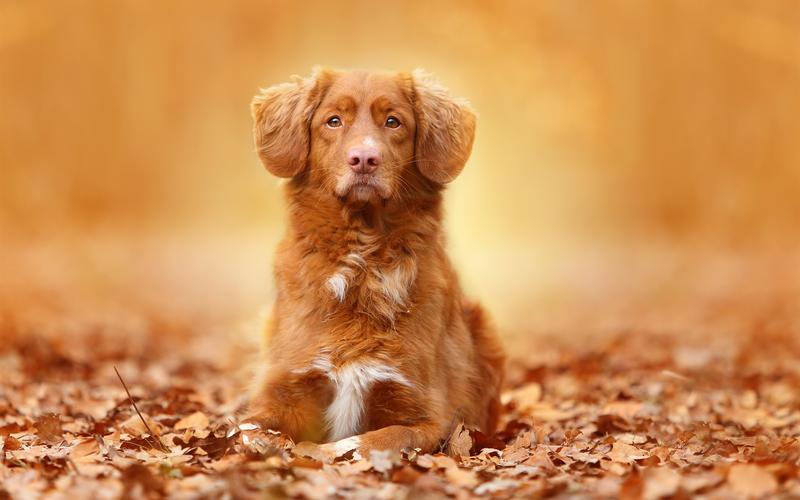
#> input picture machine_visionPro/dog2.jpeg, 800 x 500 px
$ python HSVColorsplit.py
#> lines starting #> are read from the running program, lines starting #| are printed output that depends on the picture; after the words box and inside, x2 and y2 are one past the last pixel; in counts of white or black regions, pixels touching at a corner belong together
"""
在HSV模型中, 颜色是由色度(Hue), 饱和度(Saturation), 明度(Value)共同组成。
色度(Hue)使用角度度量的, 范围是从0°到360°(逆时针旋转), 比如0°代表红色, 120°代表绿色, 240°代表蓝色
饱和度(Saturation)表示颜色接近光谱色的程度。一种颜色，可以看成是某种光谱色与白色混合的结果。
其中光谱色所占的比例愈大, 颜色接近光谱色的程度就愈高, 颜色的饱和度也就愈高。其范围是0%到100%。
明度(Value)颜色明亮的程度, 对于光源色, 明度值与发光体的光亮度有关。其范围是0(暗)到1(明)。
inRange(src, lowerb, upperb[, dst]) -> dst
src 表示输入图像; lowerb 表示H、S、V的最小值; upperb 表示H、S、V的最大值
dst 表示输出图像, 与输入图像有相同的尺寸且为CV_8U类
"""
import cv2
import matplotlib.pyplot as plt
import numpy as np

img = cv2.imread("dog2.jpeg")
#> img is the input picture: shape (500, 800, 3); mean B, G, R 81.2, 141.1, 205.7
Hsv_img = cv2.cvtColor(img, cv2.COLOR_BGR2HSV)
#> Hsv_img: shape (500, 800, 3); mean H, S, V 14.3, 158.6, 205.7
lowerb = np.array([11, 43, 46])
upperb = np.array([25, 255, 255])
split_img = cv2.inRange(Hsv_img, lowerb, upperb)
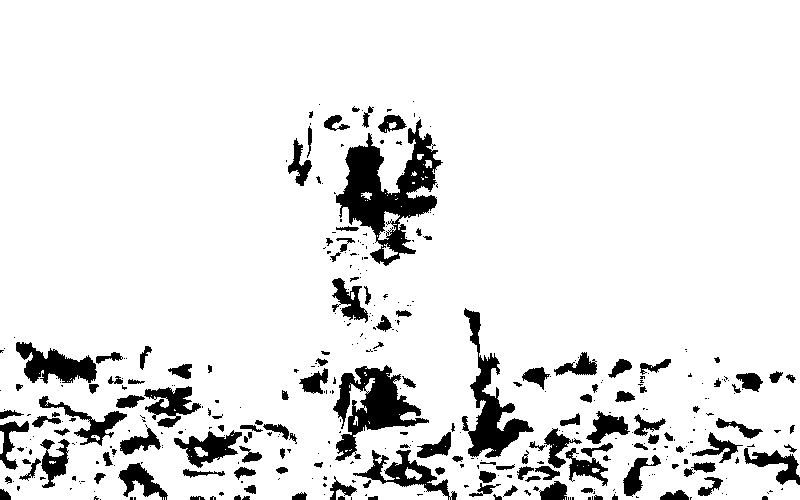
#> split_img: shape (500, 800); 90.1% white; 395 black regions (255 under 20 px), largest, box (x1, y1, x2, y2) and area: (336, 119, 443, 266) 6207, (333, 365, 429, 461) 3701, (462, 308, 534, 458) 3146
# 将二值化图像与原图进行“与”操作；实际上是提取前两个frame的“与”结果，然后输出mask为1的部分
and_img = cv2.bitwise_and(img, img, mask=split_img)  # 注意: 括号中要写mask = xxx
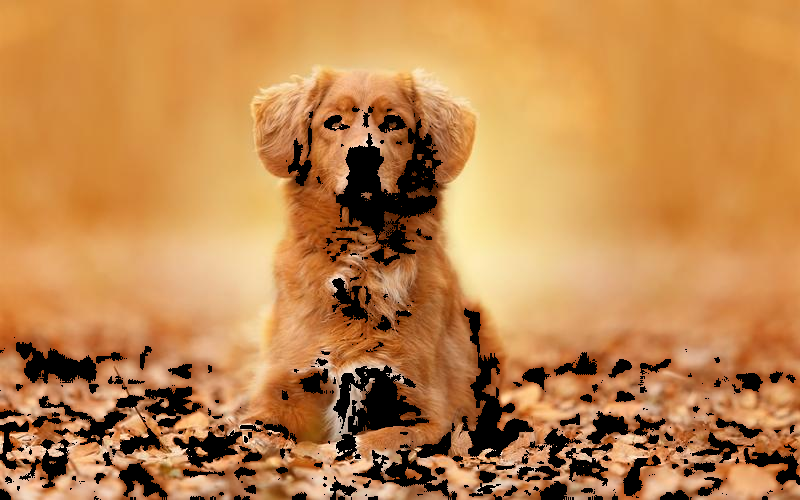
#> and_img: shape (500, 800, 3); mean B, G, R 76.6, 133.3, 190.9

cv2.imshow("Hsv_img", Hsv_img)
cv2.imshow("split_img", split_img)
cv2.imshow("and_img", and_img)
cv2.waitKey(0)
cv2.destroyAllWindows()


# [9 lines of commented-out code are left out]

$ run again, with machine_visionPro/cat2.jpeg copied over machine_visionPro/dog2.jpeg
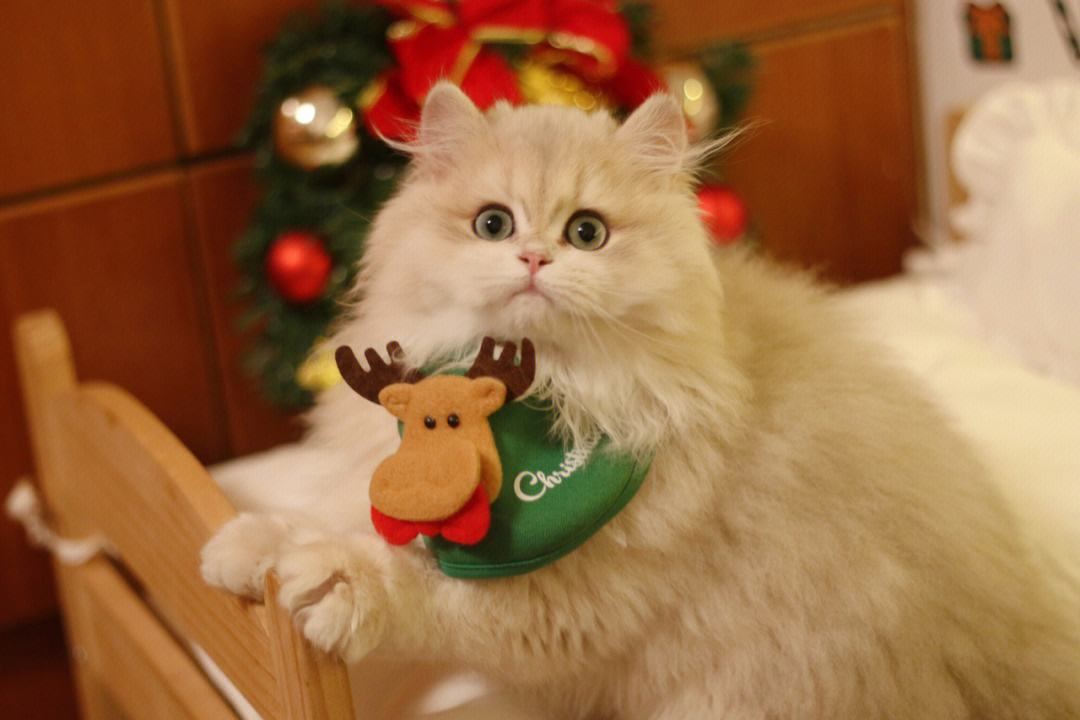
#> input picture machine_visionPro/cat2.jpeg, 1080 x 720 px
#> img is the input picture: shape (720, 1080, 3); mean B, G, R 68.4, 108.5, 155.3
#> Hsv_img: shape (720, 1080, 3); mean H, S, V 16.2, 157.2, 155.8
#> `split_img = cv2.inRange(Hsv_img, lowerb, upperb)`:
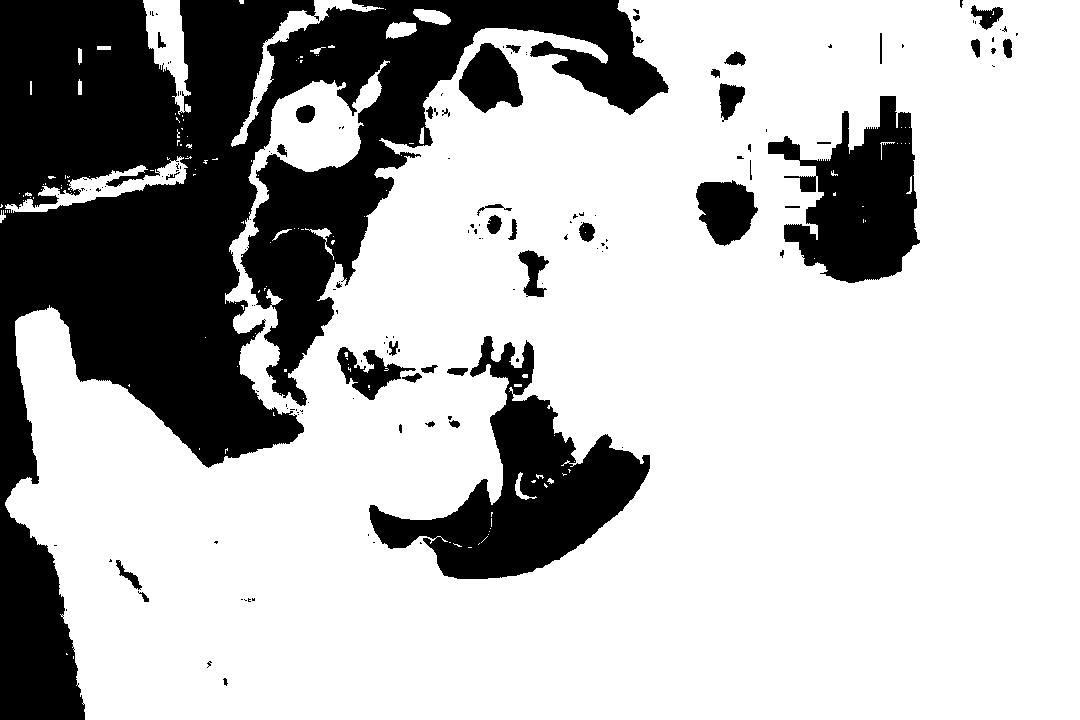
#> split_img: shape (720, 1080); 72.8% white; 152 black regions (109 under 20 px), largest, box (x1, y1, x2, y2) and area: (0, 0, 669, 720) 158823, (369, 336, 650, 579) 24664, (768, 96, 920, 283) 15828
#> `and_img = cv2.bitwise_and(img, img, mask=split_img)`:
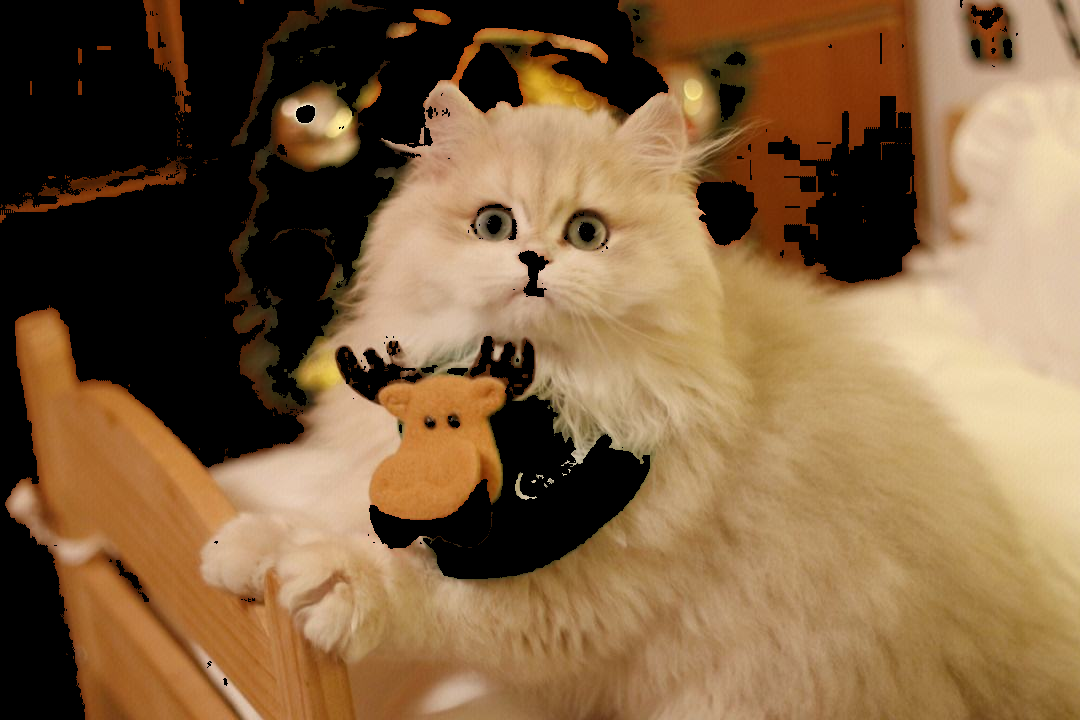
#> and_img: shape (720, 1080, 3); mean B, G, R 65.1, 98.3, 128.3
